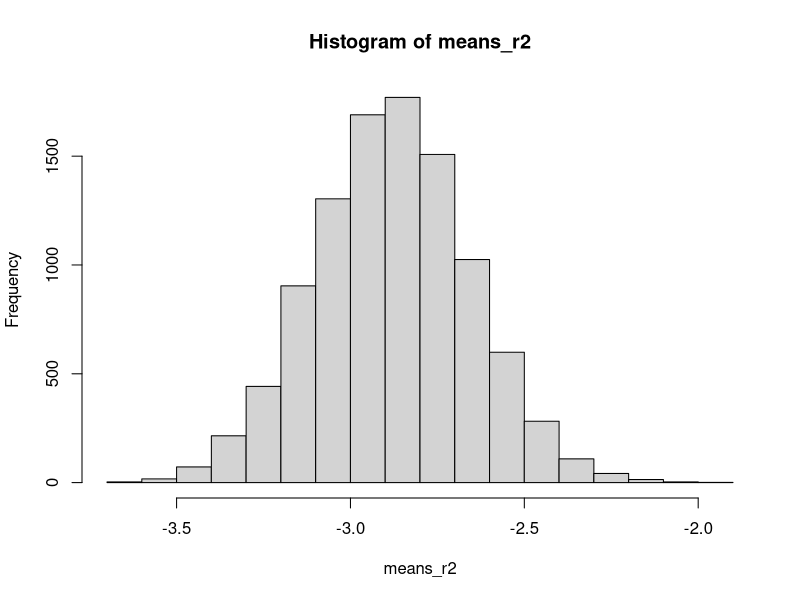
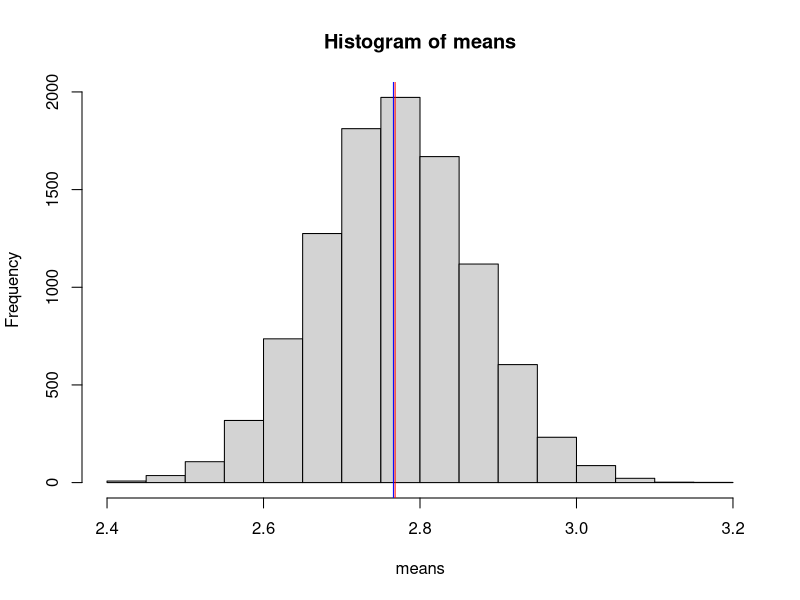
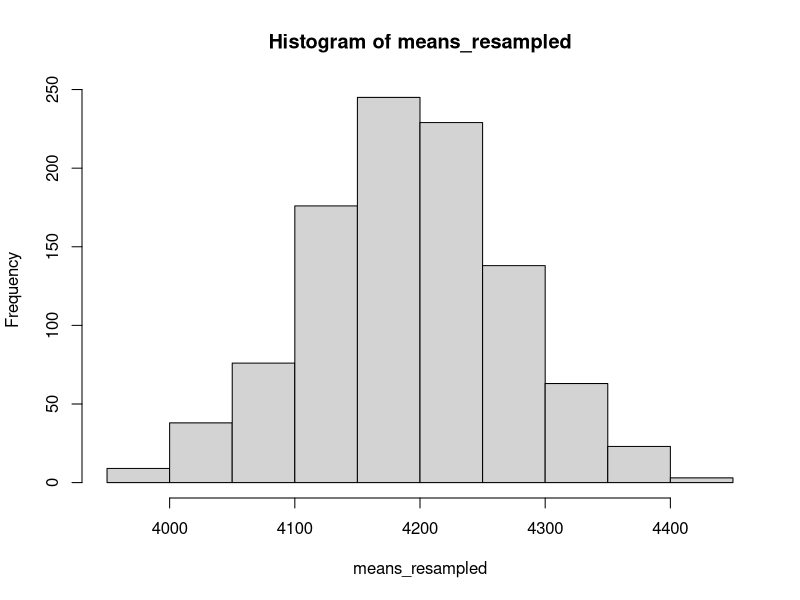

Write the R code that produced these figures, in order. (Note: this script raises an error after producing the figures.)
# Random sampling Part 2
# Elena & Willa
# 11/1/22

#### Load libraries  ####
library(tidyverse)

################### Warm up #########################

# 0) Load the baby data
baby <- read.csv("../data/brainwavebabydata.csv")

# 1) Randomly sample 20 babies from the baby brain wave data
n_sample = 20

baby_sample <- baby %>% 
  slice_sample(n = n_sample)


# 2) Calculate the mean gyrification of the r2 region for your sample and save it as a new variable.

mean(baby_sample$r2)


# 3) Repeat steps 1-2 10000 times, keeping all of the means that you calculate.
means_r2 <- c()

for (i in 1:10000){
  baby_sample <- baby %>% 
    slice_sample(n = n_sample)
  
  means_r2[i] <- mean(baby_sample$r2)
}



# 4) Use the function hist() to plot a histogram of the means.  What do you notice about the histogram?

hist(means_r2)


# 5) Find the mean of the r2 region sample means. What is the
# mean telling you? (i.e., what does it represent?). And how does the mean
# compare to the population r2 mean?

mean(means_r2)

# 6) BONUS: Find the standard deviation of the r2 region means. What is the
# SD telling you? (i.e., what does it represent?)

sd(means_r2)

# Its the sum of each measurements distance from the mean. Divided by the number of measurements. Square rooted to see one side. 

# In this case it tells us how much variation we see in sample means. 
###############################################################################X


######################## Picking up where we left off ########################

# One big goal of science is to learn something about the world around us, in
# our case, a population. But we can't measure everyone in a population! What
# can we do instead?

# Central tenet of science: Take random samples of a population and then use
# those samples to make inferences about the population as a whole!

# For example, we want to find the average height of people in the US

# If you randomly sample from your population enough times and take the mean
# height every time, then the distribution of your sample means will approach a
# normal distribution and the MEAN of your sample means will approach the true
# mean of the population! The bigger your sample (sample_size) and the more
# times you sample (num_samples) then the better your approximation is!

# ^^ This is the Central Limit Theorem!


# Bonus: What would the standard deviation of the sample means represent?


# Let's look at this for the baby brain data:
View(baby)

# Remember, we were pretending that the baby data magically included data for
# our entire population of babies!

# Set resampling parameters
sample_size <- 100
num_samples <- 10000

# For each sample:
means <- c()
for (sample in 1:num_samples){
  
  #   Draw the sample
  baby_sample <- baby %>% 
    slice_sample(n = sample_size)
  
  #   Take the mean of r1 and save it
  
  means[sample] <- mean(baby_sample$r1)

}

# Let's plot this

hist(means)

# Compare our estimated population mean to our true population mean with an abline

# print each mean
paste("our estimated population mean is", round(mean(means),4))
paste("our true population mean is", round(mean(baby$r1),4))

# add a line to the histogram
abline(v = mean(means), col = "red")
abline(v = mean(baby$r1), col = "blue")

# If we were to do this again and draw samples of 100 10,000 times, then our
# estimate would be even closer!


###############################################################################X

######################### How accurate is our measure? #########################

# In the real world, we can't know the true population mean (or any statistic).
# We also can't draw an infinite number of samples from the population in order
# to estimate the population mean!

# The best we can do is take one sample, may a few.

# Take our penguins data for example. It was very costly to collect data on so
# many penguins!

# What is the mean body mass of all the penguins?
penguins <- read.csv("../data/penguins_clean.csv") # (Note: only 2008 sample)


# Suppose we want to know how accurate our measure of interest is (e.g., mean
# body weight, relation between body weight and bill length, etc.). What is the
# range of values the mean can take on?

# What is the *ideal* way to test this since we can't measure the whole
# population?
#     The ideal way to test this would be to draw many samples from the
#     population, get the mean body_mass, and estimate the population mean from
#     the mean of the sample means!


# What is a possible work-around?
#     Since it is not realistic to draw so many real samples from the
#     population, we can use our current sample, pretend that it is the
#     population, and sample from it! The key here is that we resample from our
#     sample WITH REPLACEMENT! We assume that if we sampled radomly from the
#     population then our sample is representative of the population! Including
#     the frequencies with which different values of body mass come up. This
#     allows us to let our sample act as an approximation of our population in
#     order to estimate how much variation there is in our measure of interest
#     from sample to sample.



# Key insight: We can take OUR SAMPLE and pretend it is the POPULATION and then
# sample *from it*!!!


# How accurate is the mean body mass? In other words, how much would it vary across samples?
mean(penguins$body_mass_g)
sd(penguins$body_mass_g)

# Let's use resampling to estimate how much the mean body mass varies between samples

# Goal: Resample 1000 times *from our data* and take the mean every time.

# What do we need to do? (Pseudocode)
# 1) create a resampled data set
# 2) calculate the mean and sd and save it
# 3) repeat 1000 times. 

# Code
means_resampled <- c()
for (i in 1:1000){
  
  resample <- penguins %>% 
    slice_sample(n = nrow(penguins), replace = T ) 
    
    # calculate our mean
    means_resampled[i] <-  mean(resample$body_mass_g)
}

# Plot our means
hist(means_resampled)

# What is the mean and sd of our means?
mean(means_resampled)

sd(means_resampled)



# What does the standard deviation tell you?



# Lets compare our SD to the traditional SEM 
#formula: se = sd / sqrt(n)

se_bodyMass = sd(penguins$body_mass_g)/sqrt(nrow(penguins))
sd((means_resampled))

# When we report any statistic, we need to always report error!
# For example, our mean body mass is  +/-  grams. 
# Or better yet, report the 95% confidence interval:
# Lower bound:

lb <- 

# Upper bound: 

up <- 

print(paste("Based on our sample, we estimate that the mean body mass of the population of penguins is between", round(lb, 3), "and", round(ub, 3), "grams."))



# 95% CI means that we estimate that 95% of random samples we draw from our
# population will have mean body masses between the lower bound and upper bound
# values.


# This resampling technique is called "Bootstrapping"!!! Sampling with
# replacement from our collected data to find the amount of sampling error for
# some statistic of interest.


############### Is the difference between two groups meaningful? ###############
# Use group_by() to find the body mass means for each sex

means_sex <- penguins %>% 
  group_by(sex) %>% 
  summarize(mean_body_mass =  mean(body_mass_g))

# Can you think of another way to get the mean values using base R? 

female <- mean(penguins$body_mass_g[penguins$sex=='female'])
male <- mean(penguins$body_mass_g[penguins$sex=='male'])
# plot the body mass as a violin plot with ggplot for each group to visualize this difference. 
# include the following layers to illustrate the difference in means. 
# stat_summary(fun = mean, geom = "point") 
# stat_summary(fun = mean, geom = "line", aes(group = 1))

ggplot(penguins, aes(x = sex, y = body_mass_g)) + 
  geom_violin() + 
  stat_summary(fun = mean, geom = "point", size = 4) +
  stat_summary(fun = mean, geom = "line", aes(group = 1))


# Let's quantify this difference in mean body mass between the group
sex_dif <- female - male



# We want to know: is this difference different than 0? In other words, is there
# really a group difference? Or is this difference that we found just due to
# chance?


# What are some ways that we could test whether this difference is reliable?
# 






# Here's another idea:
# We randomly shuffle the labels of sex and see if the two groups are different or not. If the label is MEANINGFUL then there will be a difference in the original data but there will not be a difference in the shuffled data!

# 1. Make a new copy of the dataset called p.shuffled 
p.shuffled <- penguins 


# 2. Randomly shuffle the sex column without replacement.

p.shuffled$sex <- sample(penguins$sex)

# 3. Calculate the difference in means

# 4. Create the same plot as above but using shuffled data


ggplot(p.shuffled, aes(x = sex, y = body_mass_g)) + 
  geom_violin() + 
  stat_summary(fun = mean, geom = "point", size = 4) +
  stat_summary(fun = mean, geom = "line", aes(group = 1))

# What do you notice? 



# Do this 1000 times and each time save the difference in means
# HINT: Write out your steps in pseduo code first!
mean_dif <- c()

for (i in 1:1000){
  
  # Make a new data set called p.shuffled (for penguins.shuffled)
  p.shuffled <- penguins
  
  # Randomly shuffle the sex column WITHOUT REPLACEMENT!
  p.shuffled$sex <- sample(penguins$sex)
  
  f.mean_shuffled <-  mean(p.shuffled$body_mass_g[p.shuffled$sex=='female'])
  m.mean_shuffled <-mean(p.shuffled$body_mass_g[p.shuffled$sex=='male'])
  dif <- f.mean_shuffled - m.mean_shuffled
  mean_dif[i] <- dif
}

mass.diffs <- c()
for(i in 1:1000) {
  # Make a new data set called p.shuffled (for penguins.shuffled)
  p.shuffled <- penguins
  
  # Randomly shuffle the sex column WITHOUT REPLACEMENT!
  p.shuffled$sex <- sample(penguins$sex)
  
  # Calculate the means for each group
  f.mean_shuffled <- with(p.shuffled, mean(p.shuffled[sex == "female",]$body_mass_g))
  m.mean_shuffled <- with(p.shuffled, mean(p.shuffled[sex == "male",]$body_mass_g))
  
  # Calcualte the difference in the means and save it
  mass.diffs[i] <- (f.mean_shuffled - m.mean_shuffled)
}

# Plot all the differences in means

hist(mean_dif)


# Add our sample mean to the plot
mean <- mean(mean_dif)
abline(v = mean(mean_dif), col = 'red')
abline(v = mean(sex_dif), col = 'blue')
# What do you notice? 


# What percent of our shuffled samples had differences in means more extreme than our experimental group difference?

sum(mean_dif < sex_dif) /length(mean_dif) * 100

# This is called a permutation test!
# Shuffle our labels WITHOUT REPLACEMENT! Calculate our test statistic, and do
# it many times. Test whether the test statistic that we got is more extreme
# than the distribution of test statistics from data sets with randomly shuffled
# labels.


#### Practice ####

# Practice doing a permutation test with the happiness data.
happiness <- read.csv("../data/world-happiness_2020.csv")

# The label we are interested in shuffling is ladder_score_cat. Pick one of the
# other variables to work with. We are interested in knowing whether being above
# or below average in your ladder score is meaningfully different for this other
# variable.

# First, just try it with plotting (and with ~15 samples)! Then after you get
# that code working, try it with calculating the difference in their means, like
# we did in the example above.
